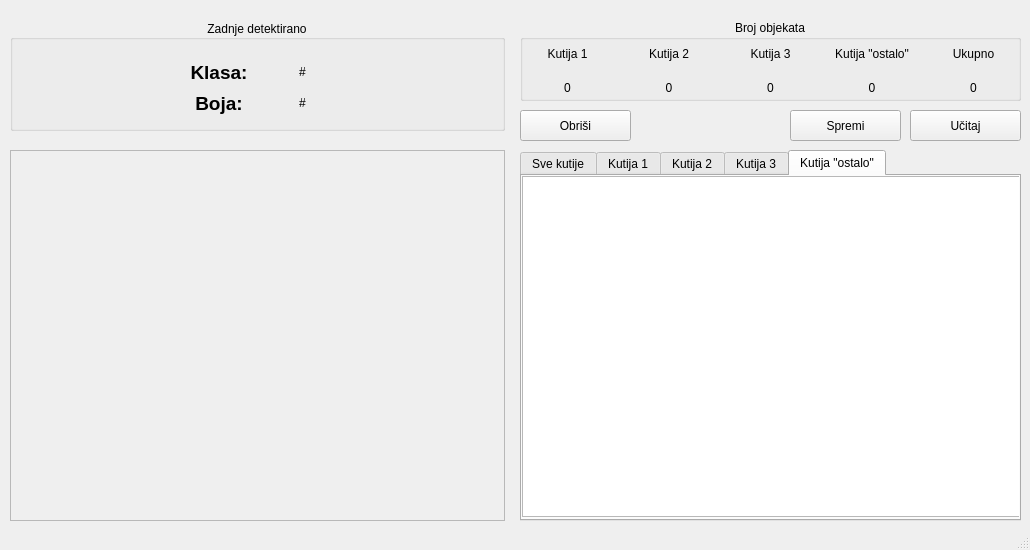
<?xml version="1.0" encoding="UTF-8"?>
<ui version="4.0">
 <class>MainWindow</class>
 <widget class="QMainWindow" name="MainWindow">
  <property name="geometry">
   <rect>
    <x>0</x>
    <y>0</y>
    <width>1030</width>
    <height>550</height>
   </rect>
  </property>
  <property name="windowTitle">
   <string>Sortirka</string>
  </property>
  <widget class="QWidget" name="centralwidget">
   <widget class="QTabWidget" name="tabWidget_Boxes">
    <property name="geometry">
     <rect>
      <x>520</x>
      <y>150</y>
      <width>501</width>
      <height>371</height>
     </rect>
    </property>
    <property name="tabShape">
     <enum>QTabWidget::Rounded</enum>
    </property>
    <property name="currentIndex">
     <number>4</number>
    </property>
    <property name="elideMode">
     <enum>Qt::ElideNone</enum>
    </property>
    <widget class="QWidget" name="tab_allBoxes">
     <attribute name="title">
      <string>Sve kutije</string>
     </attribute>
     <widget class="QTableView" name="tableView_BoxesAll">
      <property name="geometry">
       <rect>
        <x>0</x>
        <y>0</y>
        <width>501</width>
        <height>341</height>
       </rect>
      </property>
     </widget>
    </widget>
    <widget class="QWidget" name="tab_Box1">
     <attribute name="title">
      <string>Kutija 1</string>
     </attribute>
     <widget class="QTableView" name="tableView_Box1">
      <property name="geometry">
       <rect>
        <x>0</x>
        <y>0</y>
        <width>501</width>
        <height>341</height>
       </rect>
      </property>
      <property name="editTriggers">
       <set>QAbstractItemView::NoEditTriggers</set>
      </property>
     </widget>
    </widget>
    <widget class="QWidget" name="tab_Box2">
     <attribute name="title">
      <string>Kutija 2</string>
     </attribute>
     <widget class="QTableView" name="tableView_Box2">
      <property name="geometry">
       <rect>
        <x>0</x>
        <y>0</y>
        <width>501</width>
        <height>341</height>
       </rect>
      </property>
      <property name="editTriggers">
       <set>QAbstractItemView::NoEditTriggers</set>
      </property>
     </widget>
    </widget>
    <widget class="QWidget" name="tab_Box3">
     <attribute name="title">
      <string>Kutija 3</string>
     </attribute>
     <widget class="QTableView" name="tableView_Box3">
      <property name="geometry">
       <rect>
        <x>0</x>
        <y>0</y>
        <width>501</width>
        <height>341</height>
       </rect>
      </property>
      <property name="editTriggers">
       <set>QAbstractItemView::NoEditTriggers</set>
      </property>
     </widget>
    </widget>
    <widget class="QWidget" name="tab_Box4">
     <attribute name="title">
      <string>Kutija &quot;ostalo&quot;</string>
     </attribute>
     <widget class="QTableView" name="tableView_Other">
      <property name="geometry">
       <rect>
        <x>0</x>
        <y>0</y>
        <width>501</width>
        <height>341</height>
       </rect>
      </property>
      <property name="editTriggers">
       <set>QAbstractItemView::NoEditTriggers</set>
      </property>
     </widget>
    </widget>
   </widget>
   <widget class="QStackedWidget" name="stackedWidget_frames">
    <property name="geometry">
     <rect>
      <x>10</x>
      <y>150</y>
      <width>495</width>
      <height>371</height>
     </rect>
    </property>
    <property name="focusPolicy">
     <enum>Qt::ClickFocus</enum>
    </property>
    <property name="frameShape">
     <enum>QFrame::StyledPanel</enum>
    </property>
    <property name="frameShadow">
     <enum>QFrame::Plain</enum>
    </property>
    <property name="currentIndex">
     <number>3</number>
    </property>
    <widget class="QWidget" name="page_frame0">
     <widget class="QLabel" name="img_frame0">
      <property name="geometry">
       <rect>
        <x>0</x>
        <y>0</y>
        <width>495</width>
        <height>371</height>
       </rect>
      </property>
      <property name="text">
       <string/>
      </property>
      <property name="scaledContents">
       <bool>true</bool>
      </property>
      <property name="alignment">
       <set>Qt::AlignCenter</set>
      </property>
     </widget>
    </widget>
    <widget class="QWidget" name="page_frame1">
     <widget class="QLabel" name="img_frame1">
      <property name="geometry">
       <rect>
        <x>0</x>
        <y>0</y>
        <width>495</width>
        <height>371</height>
       </rect>
      </property>
      <property name="text">
       <string/>
      </property>
      <property name="scaledContents">
       <bool>true</bool>
      </property>
      <property name="alignment">
       <set>Qt::AlignCenter</set>
      </property>
     </widget>
    </widget>
    <widget class="QWidget" name="page_frame2">
     <widget class="QLabel" name="img_frame2">
      <property name="geometry">
       <rect>
        <x>0</x>
        <y>0</y>
        <width>495</width>
        <height>371</height>
       </rect>
      </property>
      <property name="text">
       <string/>
      </property>
      <property name="scaledContents">
       <bool>true</bool>
      </property>
      <property name="alignment">
       <set>Qt::AlignCenter</set>
      </property>
     </widget>
    </widget>
    <widget class="QWidget" name="page_frame3">
     <widget class="QLabel" name="img_frame3">
      <property name="geometry">
       <rect>
        <x>0</x>
        <y>0</y>
        <width>495</width>
        <height>371</height>
       </rect>
      </property>
      <property name="text">
       <string/>
      </property>
      <property name="scaledContents">
       <bool>true</bool>
      </property>
      <property name="alignment">
       <set>Qt::AlignCenter</set>
      </property>
     </widget>
    </widget>
   </widget>
   <widget class="QPushButton" name="btn_Reset">
    <property name="geometry">
     <rect>
      <x>520</x>
      <y>110</y>
      <width>111</width>
      <height>31</height>
     </rect>
    </property>
    <property name="text">
     <string>Obriši</string>
    </property>
   </widget>
   <widget class="QPushButton" name="btn_Save">
    <property name="geometry">
     <rect>
      <x>790</x>
      <y>110</y>
      <width>111</width>
      <height>31</height>
     </rect>
    </property>
    <property name="text">
     <string>Spremi</string>
    </property>
   </widget>
   <widget class="QPushButton" name="btn_Load">
    <property name="geometry">
     <rect>
      <x>910</x>
      <y>110</y>
      <width>111</width>
      <height>31</height>
     </rect>
    </property>
    <property name="text">
     <string>Učitaj</string>
    </property>
   </widget>
   <widget class="QGroupBox" name="groupBox_LastDetected">
    <property name="geometry">
     <rect>
      <x>10</x>
      <y>20</y>
      <width>495</width>
      <height>111</height>
     </rect>
    </property>
    <property name="contextMenuPolicy">
     <enum>Qt::NoContextMenu</enum>
    </property>
    <property name="autoFillBackground">
     <bool>false</bool>
    </property>
    <property name="title">
     <string>Zadnje detektirano</string>
    </property>
    <property name="alignment">
     <set>Qt::AlignCenter</set>
    </property>
    <widget class="QWidget" name="">
     <property name="geometry">
      <rect>
       <x>170</x>
       <y>40</y>
       <width>161</width>
       <height>56</height>
      </rect>
     </property>
     <layout class="QVBoxLayout" name="verticalLayout_2">
      <item>
       <layout class="QHBoxLayout" name="horizontalLayout_3">
        <item>
         <widget class="QLabel" name="lb_class">
          <property name="text">
           <string>&lt;html&gt;&lt;head/&gt;&lt;body&gt;&lt;p&gt;&lt;span style=&quot; font-size:14pt; font-weight:600;&quot;&gt;Klasa:&lt;/span&gt;&lt;/p&gt;&lt;/body&gt;&lt;/html&gt;</string>
          </property>
          <property name="textFormat">
           <enum>Qt::RichText</enum>
          </property>
          <property name="alignment">
           <set>Qt::AlignCenter</set>
          </property>
         </widget>
        </item>
        <item>
         <widget class="QLabel" name="lb_class_name">
          <property name="text">
           <string>#</string>
          </property>
          <property name="textFormat">
           <enum>Qt::RichText</enum>
          </property>
          <property name="alignment">
           <set>Qt::AlignCenter</set>
          </property>
         </widget>
        </item>
       </layout>
      </item>
      <item>
       <layout class="QHBoxLayout" name="horizontalLayout_4">
        <item>
         <widget class="QLabel" name="lb_color">
          <property name="text">
           <string>&lt;html&gt;&lt;head/&gt;&lt;body&gt;&lt;p&gt;&lt;span style=&quot; font-size:14pt; font-weight:600;&quot;&gt;Boja:&lt;/span&gt;&lt;/p&gt;&lt;/body&gt;&lt;/html&gt;</string>
          </property>
          <property name="textFormat">
           <enum>Qt::RichText</enum>
          </property>
          <property name="alignment">
           <set>Qt::AlignCenter</set>
          </property>
         </widget>
        </item>
        <item>
         <widget class="QLabel" name="lb_color_name">
          <property name="text">
           <string>#</string>
          </property>
          <property name="textFormat">
           <enum>Qt::RichText</enum>
          </property>
          <property name="alignment">
           <set>Qt::AlignCenter</set>
          </property>
         </widget>
        </item>
       </layout>
      </item>
     </layout>
    </widget>
    <zorder>lb_class</zorder>
    <zorder>lb_color</zorder>
    <zorder>lb_class_name</zorder>
    <zorder>lb_color_name</zorder>
    <zorder></zorder>
   </widget>
   <widget class="QGroupBox" name="groupBox_NumberOfElements">
    <property name="enabled">
     <bool>true</bool>
    </property>
    <property name="geometry">
     <rect>
      <x>520</x>
      <y>20</y>
      <width>501</width>
      <height>81</height>
     </rect>
    </property>
    <property name="contextMenuPolicy">
     <enum>Qt::DefaultContextMenu</enum>
    </property>
    <property name="layoutDirection">
     <enum>Qt::LeftToRight</enum>
    </property>
    <property name="autoFillBackground">
     <bool>false</bool>
    </property>
    <property name="title">
     <string>Broj objekata</string>
    </property>
    <property name="alignment">
     <set>Qt::AlignHCenter|Qt::AlignTop</set>
    </property>
    <property name="flat">
     <bool>false</bool>
    </property>
    <widget class="QWidget" name="verticalLayoutWidget">
     <property name="geometry">
      <rect>
       <x>0</x>
       <y>20</y>
       <width>501</width>
       <height>61</height>
      </rect>
     </property>
     <layout class="QVBoxLayout" name="verticalLayout">
      <item>
       <layout class="QHBoxLayout" name="horizontalLayout_2">
        <item>
         <widget class="QLabel" name="lb_Box1">
          <property name="text">
           <string>Kutija 1</string>
          </property>
          <property name="alignment">
           <set>Qt::AlignCenter</set>
          </property>
         </widget>
        </item>
        <item>
         <widget class="QLabel" name="lb_Box2">
          <property name="text">
           <string>Kutija 2</string>
          </property>
          <property name="alignment">
           <set>Qt::AlignCenter</set>
          </property>
         </widget>
        </item>
        <item>
         <widget class="QLabel" name="lb_Box3">
          <property name="text">
           <string>Kutija 3</string>
          </property>
          <property name="alignment">
           <set>Qt::AlignCenter</set>
          </property>
         </widget>
        </item>
        <item>
         <widget class="QLabel" name="lb_BoxOther">
          <property name="text">
           <string>Kutija &quot;ostalo&quot;</string>
          </property>
          <property name="alignment">
           <set>Qt::AlignCenter</set>
          </property>
         </widget>
        </item>
        <item>
         <widget class="QLabel" name="lb_All">
          <property name="text">
           <string>Ukupno</string>
          </property>
          <property name="alignment">
           <set>Qt::AlignCenter</set>
          </property>
         </widget>
        </item>
       </layout>
      </item>
      <item>
       <layout class="QHBoxLayout" name="horizontalLayout">
        <item>
         <widget class="QLabel" name="lb_Box1_num">
          <property name="text">
           <string>0</string>
          </property>
          <property name="alignment">
           <set>Qt::AlignCenter</set>
          </property>
         </widget>
        </item>
        <item>
         <widget class="QLabel" name="lb_Box2_num">
          <property name="text">
           <string>0</string>
          </property>
          <property name="alignment">
           <set>Qt::AlignCenter</set>
          </property>
         </widget>
        </item>
        <item>
         <widget class="QLabel" name="lb_Box3_num">
          <property name="text">
           <string>0</string>
          </property>
          <property name="alignment">
           <set>Qt::AlignCenter</set>
          </property>
         </widget>
        </item>
        <item>
         <widget class="QLabel" name="lb_BoxOther_num">
          <property name="text">
           <string>0</string>
          </property>
          <property name="alignment">
           <set>Qt::AlignCenter</set>
          </property>
         </widget>
        </item>
        <item>
         <widget class="QLabel" name="lb_All_num">
          <property name="text">
           <string>0</string>
          </property>
          <property name="alignment">
           <set>Qt::AlignCenter</set>
          </property>
         </widget>
        </item>
       </layout>
      </item>
     </layout>
    </widget>
   </widget>
  </widget>
  <widget class="QMenuBar" name="menubar">
   <property name="geometry">
    <rect>
     <x>0</x>
     <y>0</y>
     <width>1030</width>
     <height>25</height>
    </rect>
   </property>
  </widget>
  <widget class="QStatusBar" name="statusbar"/>
 </widget>
 <resources/>
 <connections/>
</ui>
